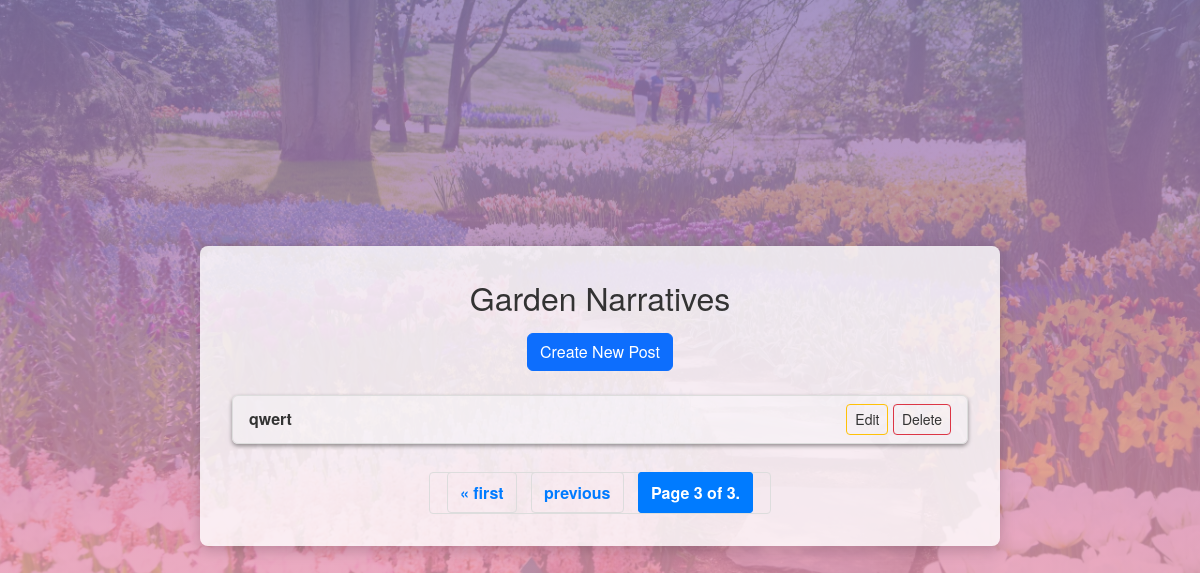
/post/?page=3 (signed in), run on an earlier commit of the app's database.
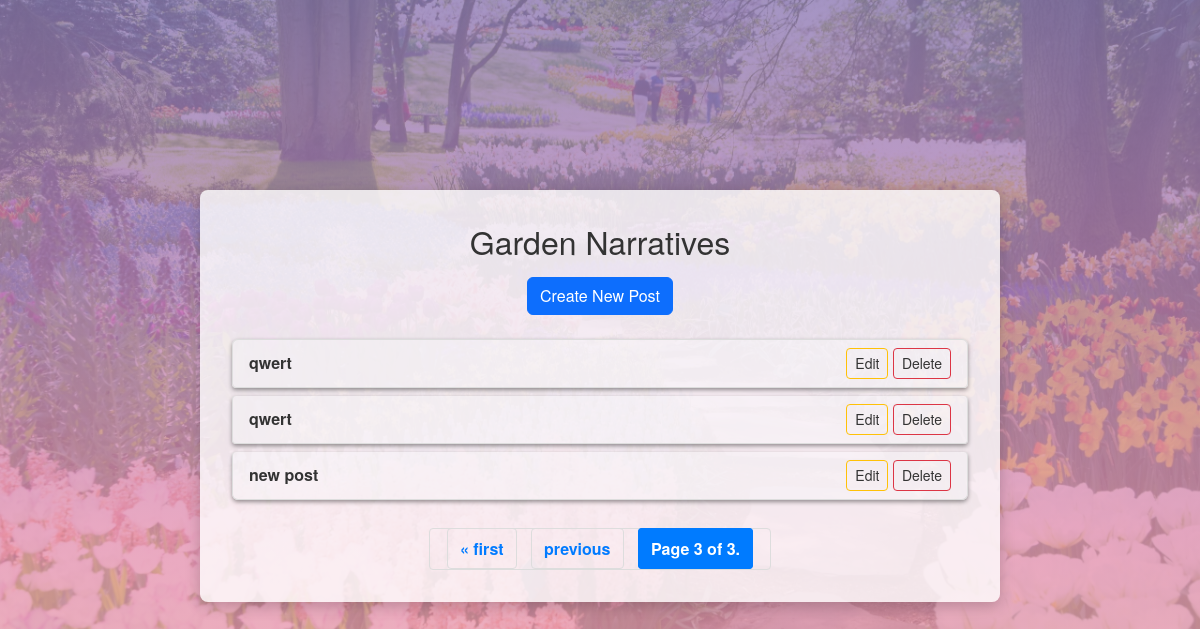
And on a later commit of the database.
### base/models.py (models this page shows, shortened)
class Post(models.Model):
    title = models.CharField(max_length=200)
    content = models.TextField()
    author = models.ForeignKey(User, on_delete=models.CASCADE, default=1)
    created_at = models.DateTimeField(auto_now_add=True)
    updated_at = models.DateTimeField(auto_now=True)

### base/views.py (the view)
# urls.py: path("post/", views.post_list, name="post_list"),
def post_list(request):
    posts = Post.objects.all()
    paginator = Paginator(posts, 5)  # Show 5 posts per page
    page = request.GET.get('page')
    try:
        posts = paginator.page(page)
    except PageNotAnInteger:
        posts = paginator.page(1)
    except EmptyPage:
        posts = paginator.page(paginator.num_pages)
    return render(request, "blog/post_list.html", {"posts": posts, "user": request.user})

### base/templates/blog/post_list.html (shortened to what this page needs)
<!DOCTYPE html>
<html lang="en">
<head>
    <link href="https://cdn.jsdelivr.net/npm/bootstrap@5.3.0/dist/css/bootstrap.min.css" rel="stylesheet">
    {% load static %}
</head>
<body>
    <div class="container mt-4">
        <h2>Garden Narratives</h2>
        <a href="{% url 'blog:post_create' %}" class="btn btn-primary">Create New Post</a>
        <ul class="list-group mt-3">
            {% for post in posts %}
                <li class="list-group-item d-flex justify-content-between align-items-center">
                    <a href="{% url 'blog:post_view' post.id %}">{{ post.title }}</a>
                    {% if user.is_authenticated %}
                        {% if user == post.author or user.is_staff %}
                            <div>
                                <a href="{% url 'blog:post_update' post.id %}" class="btn btn-outline-warning btn-sm">Edit</a>
                                <a href="{% url 'blog:post_delete' post.id %}" class="btn btn-outline-danger btn-sm">Delete</a>
                            </div>
                        {% endif %}
                    {% endif %}
                </li>
            {% endfor %}
        </ul>
        {% if posts.has_other_pages %}
            <div class="pagination">
                <span class="step-links">
                    {% if posts.has_previous %}
                        <a href="?page=1">&laquo; first</a>
                        <a href="?page={{ posts.previous_page_number }}">previous</a>
                    {% endif %}
                    <span class="current">
                        Page {{ posts.number }} of {{ posts.paginator.num_pages }}.
                    </span>
                </span>
            </div>
        {% endif %}
    </div>
</body>
</html>

What changed in the data, as far as the page shows it:
added Post: title "qwert", shows "Edit"
added Post: title "new post", shows "Edit"
